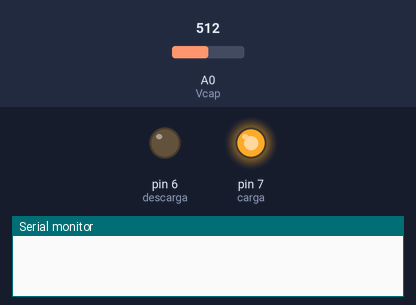
Simulated run of this sketch. Board: Arduino Uno, built with avr-gcc and run on an emulated ATmega328P. Shown: output pins drawn as LEDs (lit = HIGH), the last lines printed to the serial monitor. Inputs (shaded band) come from the test bench; at power-on: A0 (Vcap) = 512.

Above: at 1.2 s.
1.3 s: A0 (Vcap) set to 635
2.8 s: A0 (Vcap) set to 656
At 3.7 s:
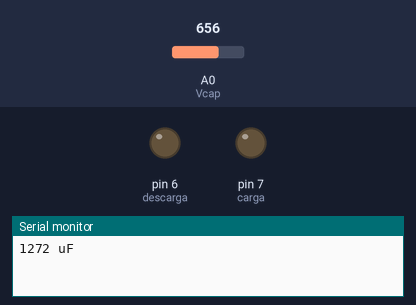
4.3 s: A0 (Vcap) set to 0
At 5.8 s:
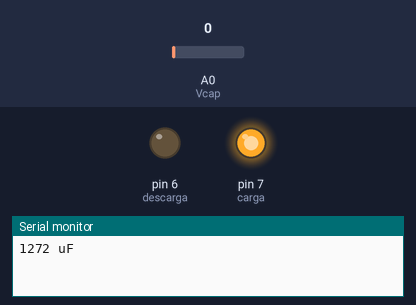
6.1 s: A0 (Vcap) set to 658
At 7.4 s:
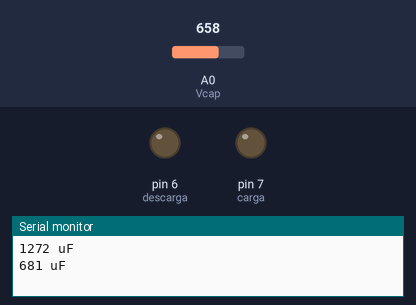
Timing chart, 0 to 8.6 s (numbered marks = the images above; inputs shaded):
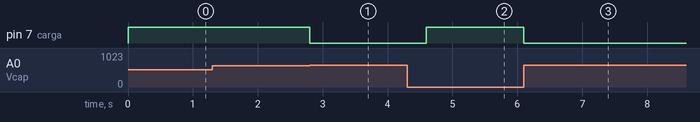

Measured:
- the behaviour switches between 647 and 648 on A0 (Vcap) (found by bisection; images 0 and 1)
- after the input at 1.3 s, every drawn part: stays the same
- after the input at 2.8 s, pin 7 (carga): HIGH → LOW at once
- after the input at 4.3 s, pin 7 (carga): LOW → HIGH after 0.30 s
- after the input at 6.1 s, pin 7 (carga): HIGH → LOW at once

The sketch:

capacimetro_arduino.ino
```cpp
 /*
   Aula Curso Arduino Básico ao Avançado e prototipagem
   Instrutor Otávio Jesus França Oliveira
   Sorocaba - SP
 */


// --- Mapeamento de Hardware ---
#define carga        7          // Digital 11 carrega o capacitor
#define descarga      6          // Digital 10 descarrega o capacitor
#define resistor       2200.0F    // Resistor de carga utilizado no projeto, .0F simboliza um ponto flutuante
#define Vcap        A0         // medida de tensão (carga no capacitor) no pino analógico 0


// --- Variáveis Globais ---
unsigned long Time01;             // Tempo inicial, o formato de variavel utilizado pode armazenar 32 bits, ou seja um numero consideravelmente grande
                                  // utilizado para se obter grande precisão no tempo transcorrido
unsigned long Time02;             // Tempo transcorrido
float microFarads;                // Armazena o valor da capacitância em µF
float nanoFarads;                 // Armazana o valor da capacitância em nF


// --- Configurações Iniciais ---
void setup()
{
    pinMode(carga, OUTPUT);         //Configura pino de carga como saída digital

    digitalWrite(carga, LOW);       //Inicializa pino de carga
    Serial.begin(9600);             // seta a velocidade de comunicação em 9600 bits/segundo

} //end setup


// --- Loop Infinito ---
void loop()
{

  digitalWrite(carga, HIGH);              //Saída de carga em nível alto (carrega o capacitor com a tensão de alimentação do Arduino)
  Time01 = millis();                       //Armazena a contagem de programa em mili segundos em Time01


  while(analogRead(Vcap) < 648){ }      // Aguarda até atingir 63,2% da tensão da fonte

                                           /*
                                                 Conversor AD de 10 bits

                                                 1024  -  100%
                                                    n  -  63,2%

                                                    n = 1024 x 0,632 ~~ 647

                                           */


  Time02 = millis() - Time01;              // Calcula o tempo transcorrido


 /*
    tau = RC -> C = tau/R

                                Time02 x 10E-3 (segundos)                        Time02 (segundos)
    C x 10E-6 (micro Farad) = --------------------------- ->  C (micro Farad) = ------------------- x 10E3
                               resistor       (Ohms)                             Resistor (Ohms)

 */

  microFarads = ((float)Time02 / resistor) * 1000;     // Calcula a Capacitância em Micro Farads


  if (microFarads > 1)                //Capacitância maior que 1uF?
  {                                   //Sim...

    Serial.print((long)microFarads);    //Imprime valor atual da capacitância em uF
    Serial.println(" uF");                //Imprime "uF"

  } //end if

  else                                //Senão...
  {


    nanoFarads = microFarads * 1000.0;      // Converte uF para nF


  Serial.print((long)nanoFarads);     //Imprime valor atual da capacitância em nF
  Serial.println(" nF");                //Imprime "nF"

  } //end else


  digitalWrite(carga, LOW);                //Pino de carga fica em nível baixo
  pinMode(descarga, OUTPUT);               //Pino de descarga configurado temporariamente como saída
  digitalWrite(descarga, LOW);             //Pino de descarga em nível baixo (descarrega o capacitor)
  while(analogRead(Vcap) > 0){ }         //Aguarda até que a tensão no capacitor chegue a zero


  pinMode(descarga, INPUT);                //Pino de descarga volta a ser entrada


  delay(300); //atualização das leituras


} //end loop
```
